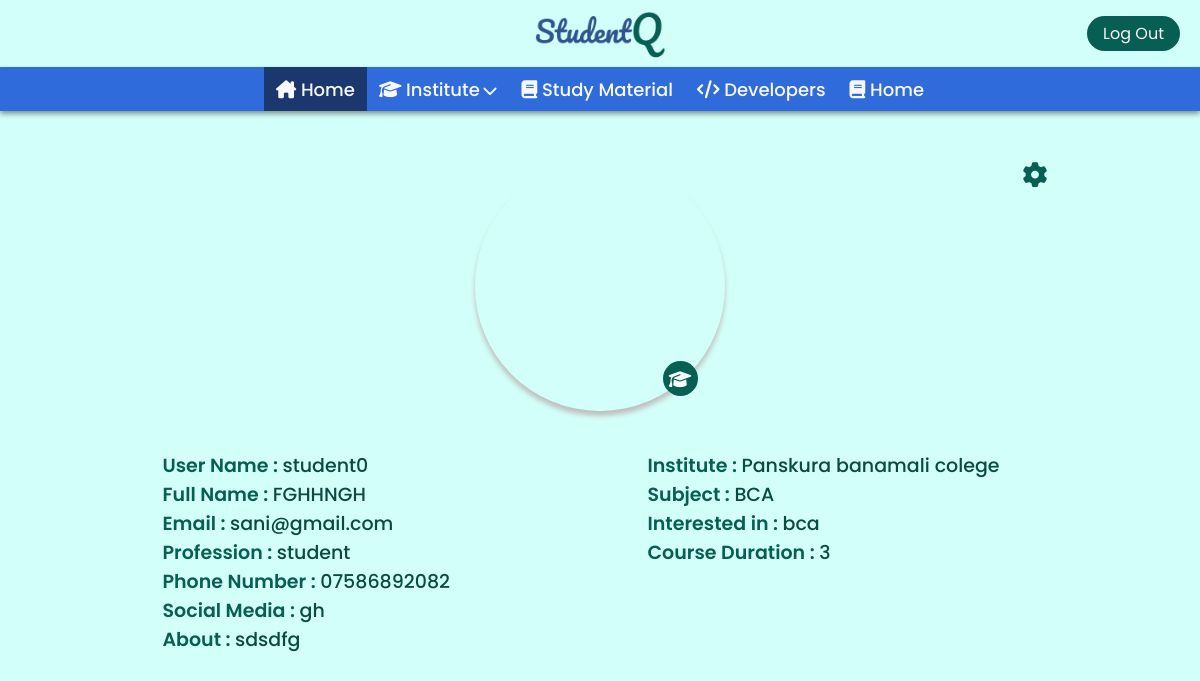
The app's page /profile/52/ (signed in) with its own data.
### Base/models.py (models this page shows, shortened)
class Profile(models.Model):
    user = models.OneToOneField(User, null=True,blank = True, on_delete=models.CASCADE)
    fullName = models.CharField(max_length = 200, null=True)
    email = models.EmailField(max_length =100, null=True)
    role = models.CharField(max_length= 50)
    phNo = models.CharField(max_length=20, null=True)
    socialId = models.CharField(max_length=200, null=True)
    desc =models.TextField(null = True)
    dp = models.ImageField(null = True, blank = True, default='bydefault.jpg', upload_to="media")

class Student(models.Model):
    student_userid  = models.IntegerField()
    institute = models.CharField(max_length=200, null=True)
    subject = models.CharField(max_length=200, null=True)
    name = models.CharField(max_length=200, null=True)
    interest = models.CharField(max_length=200, null=True)
    courseDuration = models.CharField(max_length=200, null=True)

### Base/views.py (the view)
# urls.py: path('profile/<str:id>/', views.profile, name='profile'),
@login_required(login_url='login')
def profile(request, id):
    context = {}
    if request.user.is_authenticated:
        profileUser = User.objects.get(id=id)
        print(profileUser.username)
        context['profileUser'] = profileUser
        dp = profileUser.profile.dp
        context['dp'] = dp
        print(dp)
        if profileUser.profile.role == 'student':
            student = Student.objects.get(student_userid=id)
            context["student"] = student
        elif profileUser.profile.role == 'teacher':
            teacher = Teacher.objects.get(teacher_userid=id)
            context["teacher"] = teacher
        if profileUser.profile.role == 'owner':
            owner = Owner.objects.get(mess_userid=id)
            context["owner"] = owner
    return render(request, 'profile.html', context)

### Base/templates/profile.html (shortened to what this page needs)
{% extends 'main.html' %}
{% load static %}
{% block css %}
    <link rel="stylesheet" href="{% static 'mStyle/profile.css' %}">
{% endblock css %}
{% block body %}
<div class="profilePage__container">
    <div class="profile__main--section">
        <button class="settings-btn" role="button" title="Edit profile" id="profileEditBtn" onclick="showSettingsTray();">
            <i class="fa-solid fa-gear"></i>
        </button>
        <div class="img__container">
            <div class="profile-pic"><img src="{{dp.url}}" alt="{{profileUser.profile.fullName | upper}}"></div>
            <span role="button" class="btn-profile-type" title="{{ user.profile.role|capfirst }}">
                {% if user.profile.role == "student" %}
                <i class="fa-solid fa-graduation-cap"></i>
                {% elif user.profile.role == "teacher" %}
                <i class="fa-solid fa-person-chalkboard"></i>
                {%  elif user.profile.role == "owner" %}
                <i class="fa-solid fa-business-time"></i>
                {% endif %}
            </span>
        </div>
        <div class="profile__details-main">
            <div class="details-left details__box">
                <p class="profile__label">User Name : <span>{{profileUser.username}} </span></p>
                <p class="profile__label">Full Name : <span>{{profileUser.profile.fullName | upper}} </span></p>
                <p class="profile__label">Email : <span>{{profileUser.profile.email}} </span></p>
                <p class="profile__label">Profession : <span>{{profileUser.profile.role}} </span></p>
                <p class="profile__label">Phone Number : <span>{{profileUser.profile.phNo}} </span></p>
                <p class="profile__label">Social Media : <span>{{profileUser.profile.socialId}} </span></p>
                <p class="profile__label">About : <span>{{profileUser.profile.desc}} </span></p>
            </div>
            <div class="details-right details__box">
                {% if profileUser.profile.role == 'teacher' %}
                    <p class="profile__label"> Teacher Location : <span>{{ teacher.location|capfirst }}</span></p>
                    <p class="profile__label"> Depertment is : <span>{{ teacher.dptOfTeaching|upper }}</span></p>
                    <p class="profile__label"> Qualification : <span>{{ teacher.qualification|upper }}</span></p>
                {% elif profileUser.profile.role == 'student' %}
                    <p class="profile__label"> Institute : <span>{{ student.institute|capfirst }}</span></p>
                    <p class="profile__label"> Subject : <span>{{ student.subject|upper }}</span></p>
                    <p class="profile__label"> Interested in : <span>{{ student.interest }}</span></p>
                    <p class="profile__label"> Course Duration : <span>{{ student.courseDuration }}</span></p>
                {% endif %}
            </div>
        </div>
    </div>
</div>
{% endblock %}

### static/mStyle/main.css (style rules this page uses)
:root { --light-green-theme: #D2FFF9; --light-blue: #669CFF; --main-blue: #2F6BDA; --dark-blue: #1a376e; --light-dark-blue: #083891; --theme-clr: #075E53; --theme-clr-light: #178274; --hover-green: #094a42; --black: #000; --white: #fff; --drk-white: #f8f8f8; --light-gray: #d9d9d9; --placeholder-clr: #707070; --main-yellow: #FFE454; --font-primary: 'Poppins', sans-serif; --font-secondary: 'Righteous', cursive; --font-ternary: 'Pacifico', cursive; --font-ps: 'Alkatra', cursive; }
*::placeholder { color: var(--placeholder-clr); }
*, *::before, *::after { margin: 0; padding: 0; box-sizing: border-box; scrollbar-width: thin; scrollbar-color: var(--theme-clr) var(--light-gray); }
html { font-size: 62.5%; overflow-x: hidden; }
body { min-height: 100vh; font-family: 'Poppins', sans-serif; overflow-x: hidden; background: var(--light-green-theme); }

### static/mStyle/profile.css (style rules this page uses)
.profilePage__container { position: relative; width: 100%; display: flex; align-items: flex-start; justify-content: center; }
.profilePage__container .profile__main--section { max-width: 120rem; display: flex; justify-content: flex-start; align-items: center; flex-direction: column; margin-top: 5rem; gap: 2rem; position: relative; }
.profilePage__container .profile__main--section .settings-btn { border: none; padding: 0; position: absolute; outline: none; border-radius: 50%; font-size: 2.5rem; top: 0rem; right: 3rem; background: transparent; cursor: pointer; transition: 0.2s all ease-in; color: var(--theme-clr); }
.profilePage__container .profile__main--section .img__container { position: relative; }
.profilePage__container .profile__main--section .img__container .profile-pic { height: 25rem; width: 25rem; border: none; border-radius: 50%; outline: none; box-shadow: 0rem 0.5rem 0.5rem #c0c0c0; overflow: hidden; cursor: not-allowed; }
.profilePage__container .profile__main--section .img__container .profile-pic img { height: 100%; width: 100%; -o-object-fit: cover; object-fit: cover; -webkit-user-select: none; -moz-user-select: none; user-select: none; }
.profilePage__container .profile__main--section .img__container .btn-profile-type { position: absolute; width: 3.5rem; height: 3.5rem; background: var(--theme-clr); color: var(--drk-white); font-size: 1.8rem; border: none; border-radius: 1.75rem; display: flex; flex-direction: row; align-items: center; justify-content: center; bottom: 6%; left: 75%; transition: all 0.2s ease-in; }
.profilePage__container .profile__main--section .profile__details-main { display: flex; flex-wrap: wrap; width: 100%; padding: 2rem 1rem; border: none; outline: none; gap: 3.5rem; font-size: 1.8rem; font-weight: 500; font-family: var(--font-primary); align-items: flex-start; justify-content: space-between; position: relative; }
.profilePage__container .profile__main--section .profile__details-main .details__box { text-align: justify; width: 45rem; padding-left: 3rem; }
.profilePage__container .profile__main--section .profile__details-main .details__box .profile__label { font-size: 1.9rem; font-weight: 600; -webkit-user-select: none; -moz-user-select: none; user-select: none; color: var(--theme-clr); cursor: none; }
.profilePage__container .profile__main--section .profile__details-main .details__box .profile__label span { font-weight: 500; -webkit-user-select: text; -moz-user-select: text; user-select: text; cursor: default; color: var(--hover-green); }

### records on screen
Student: institute "Panskura banamali colege", subject "BCA", interest "bca", courseDuration "3"

### other values on screen
{{ profileUser.username }} "student0"
{{ profileUser.profile.fullName | upper }} "FGHHNGH"
{{ profileUser.profile.email }} "sani@gmail.com"
{{ profileUser.profile.role }} "student"
{{ profileUser.profile.phNo }} "07586892082"
{{ profileUser.profile.socialId }} "gh"
{{ profileUser.profile.desc }} "sdsdfg"
